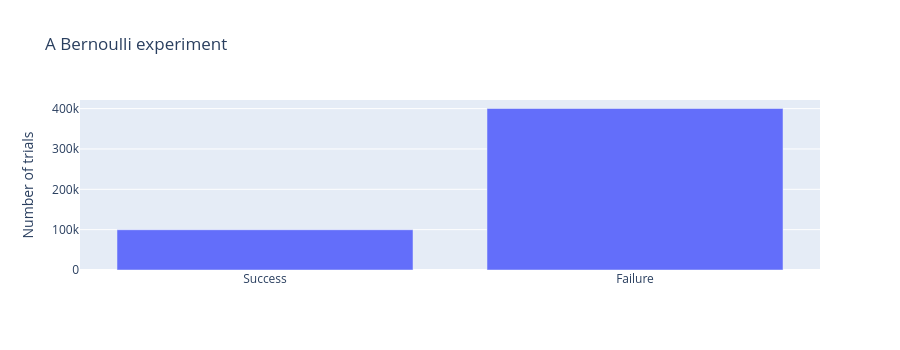

Notebook code for this chart:
### Markdown cell above
## 3. Probability refresher before simulating a surfer

The first PageRank method will simulate a person browsing the web. We need a few probability ideas first.

### 3.1 A probability is a number from 0 to 1

A probability of `0.2` means a 20% chance for an event in one trial. A probability of `1` means the event always happens; `0` means it never happens.

A **Bernoulli trial** has two possible outcomes: success or failure. One simple way to simulate it is:

```python
if rng.random() < probability:
    success = True
else:
    success = False
```

`rng.random()` returns a pseudo-random floating-point number in the interval from 0 (inclusive) to 1 (exclusive). If the threshold is `0.2`, about 20% of many trials should satisfy the condition. The exact number in a small experiment will vary.

### 3.2 Random choice from a finite set

`rng.choice(items)` selects one item uniformly at random: each item has the same chance. In our simulation, this will select a starting page, a link to follow, or a page to teleport to.

### 3.3 Seeds and reproducibility

A pseudo-random number generator produces a deterministic sequence from its seed. The seed does **not** make the result more random; it makes an experiment repeatable. Use a local generator such as `random.Random(12)` instead of changing global random state.

For NumPy, use `np.random.default_rng(12)`. It provides methods such as `.random()`, `.integers()`, and `.choice()`.

### 3.4 Estimate a probability by repeated trials

### Code cell
probability = 0.20
number_of_trials = 500000
rng = random.Random(2)

outcomes = [rng.random() < probability for _ in range(number_of_trials)]
observed_probability = sum(outcomes) / number_of_trials

print("Target probability:  ", probability)
print("Observed proportion: ", round(observed_probability, 4))

fig = go.Figure(go.Bar(
    x=["Success", "Failure"],
    y=[sum(outcomes), number_of_trials - sum(outcomes)],
    hovertemplate="%{x}: %{y}<extra></extra>",
))
fig.update_layout(title="A Bernoulli experiment", yaxis_title="Number of trials", height=350)
fig.show()

### Figure 1 — Plotly figure (JSON) as saved in the notebook; plotly's stock layout.template omitted (floating-point values rounded to 4 significant figures)
{"data": [{"hovertemplate": "%{x}: %{y}<extra></extra>", "x": ["Success", "Failure"], "y": [99764, 400236], "type": "bar"}], "layout": {"title": {"text": "A Bernoulli experiment"}, "yaxis": {"title": {"text": "Number of trials"}}, "height": 350}}
